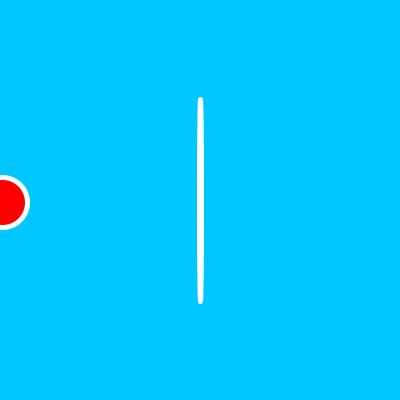
Frame 1 (no input)
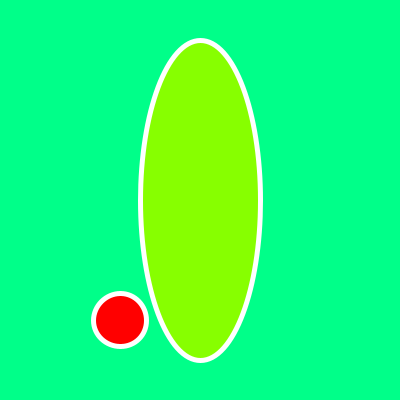
Frame 60 (the mouse pressed at the canvas centre just before this capture)
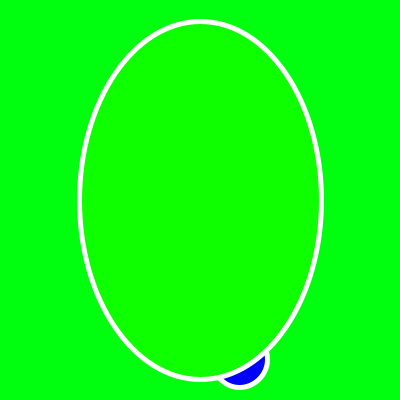
Frame 120 (the mouse held since frame 60 and released just before this capture)

The Processing sketch that drew these frames (run headless with seeded random() and noise(); from frame 60 on, the mouse is pressed at the canvas centre):

// Processing sketch: processing_70359
// ── processing_70359.pde

//Derek Chan, Functions and Animation, CP1 Mods 14-15
//http://derek-lhs.webs.com/BouncingColorChange.html

float x = 0;
float y = 200;
float widthHeight = 0;
float large = 0;
boolean activateLarge =true;
void setup()
{
  background(0,0+y,255-x);
  size(400, 400);
  frameRate(50);
  smooth();
  strokeWeight(5);
  stroke(255);
}
void draw()
{
  if (!activateLarge)
  {
    large = large + .1;
  }
  bounceDownUp();
  bounceUpDown();
  fill(255-x,0+y,0);
  ellipse(200,200,x,y);
}
void bounceDownUp()
{
  if (x<200)
  {
    activateLarge = !activateLarge;
     background(0,0+y,255-x);
    x = x + 2;
    y = y + 2;
    fill(255, 0, 0);
    ellipse(x, y, 50+large, 50+large);
  }
  if (x>199)
  {
     background(0,0+y,255-x);
    fill(0, 0, 255);
    ellipse(x, y, 50+large, 50+large);
    x = x + 2;
    y = y - 2;
  }
}
void bounceUpDown()
{
  if (y<199)
  {
     background(0,0+y,255-x);
    fill(0, 255, 0);
    ellipse(x, y, 50+large, 50+large);
    x = x - 4;
  }
  if (x<201&&y<201)
  {
     background(0,0+y,255-x);
    fill(255, 255, 0);
    ellipse(x, y, 50+large, 50+large);
    x = x - .5;
    y = y + .5;
  }
}
